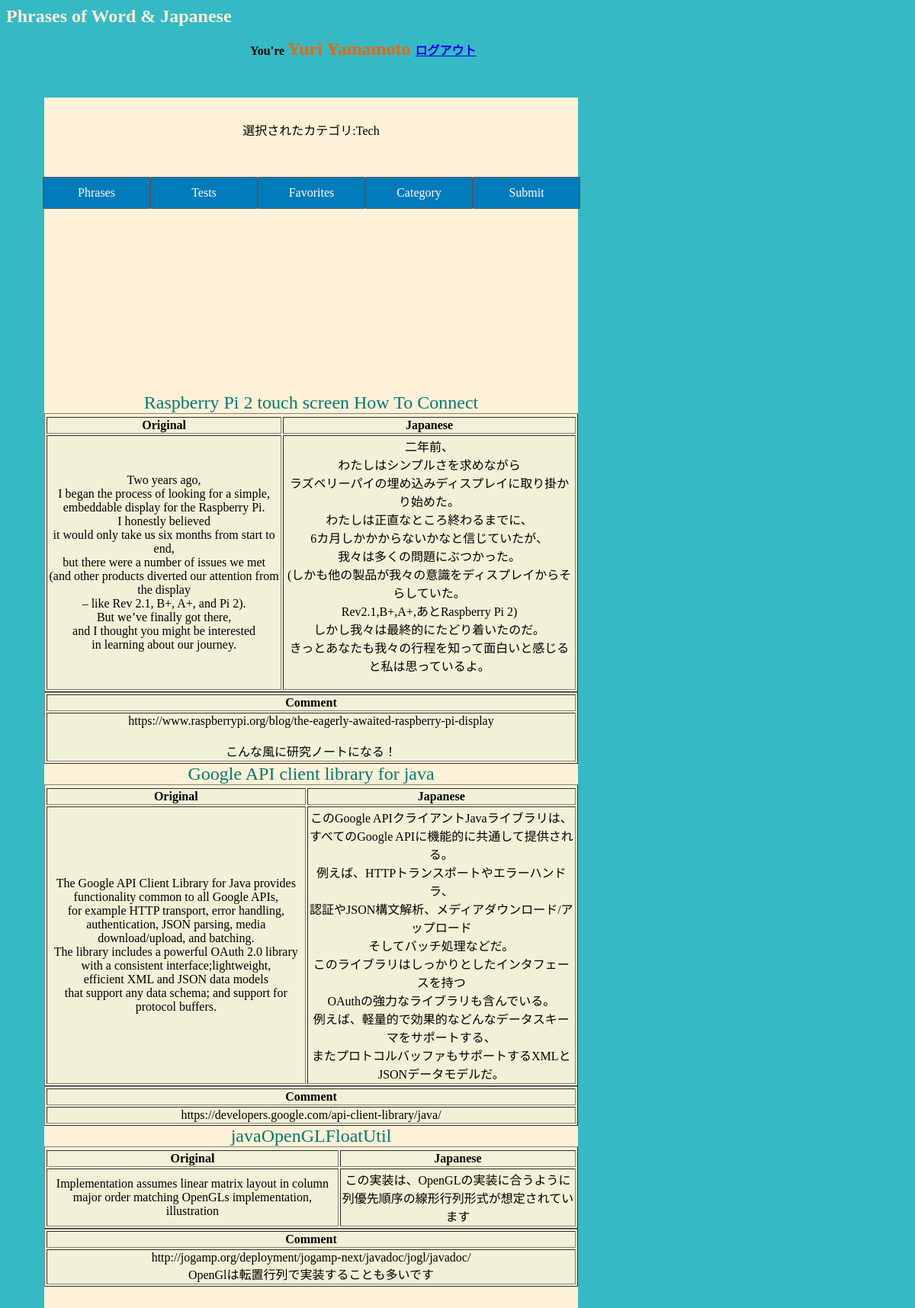
/main/categoryback.php?cname=Tech (signed in), run on the app's committed database.
### tables this page shows
CREATE TABLE user (uid integer PRIMARY KEY, uname text NOT NULL, password text);

CREATE TABLE script (sid integer PRIMARY KEY UNIQUE, stitle text, upid integer, fsp text, jsp text, video text, comment text);

### main/categoryback.php (the view, shortened to what this page needs)
<html>
<head>
    <link rel="stylesheet" type="text/css" href="basic.css">
</head>
<body
    <div id="bg1"
    data-2000="background-position:800px -1000px;"
    data-0="background-position:0px 0px;">
    <h1>Phrases of Word & Japanese</h1>
<?php
if($_SESSION["S_USERID"]){
    $id = $_SESSION["S_USERID"];
}else{
    header("HTTP/1.1 301 Moved Permanently");
    header("Location: index.php");
    exit;
}
if(! $db = new PDO("sqlite:../phrase.db")) {
    print "DB接続に失敗しました<br>";
} else {
    $sql = "select uname from user where uid='$id'";
    $stmt = $db -> prepare($sql);
    $flag = $stmt -> execute();
    $cols = $stmt->fetch(PDO::FETCH_NUM);
    print "<div class=name>You're <font size=5 color=#ec6604> $cols[0] </font> <a href=logout.php>ログアウト</a></div>";
}
?>
<div id="tab">
      <a href="home.php">Phrases</a>
      <a href="tests.php">Tests</a>
      <a href="favorites.php">Favorites</a>
      <a href="category.php">Category</a>
      <a href="submit.php">Submit</a>
    </div>
  <div id="main">
<?php
if(! $db = new PDO("sqlite:../phrase.db")){
  die("DB Connection Failed.");
}
$cname = $_GET['cname'];
if($cname){
print "選択されたカテゴリ:$cname";
   $sql=<<<EOM
     SELECT s.sid, s.stitle, s.fsp, s.jsp,s.comment, s.video
     FROM script s, category c
     WHERE s.sid = c.sid
       and c.cname = '$cname';
EOM;
   $stmt = $db -> prepare($sql);
   $stmt -> execute();
   print "<tr>";
   while($cols = $stmt->fetch(PDO::FETCH_NUM)){
     if($cols[5]){
           print "<iframe width='560' height='315' src='https://www.youtube.com/embed/$cols[5]' frameborder=0 allowfullscreen></iframe><br><br>";
       }
       print "<table border=1>\n";
       print "<tr><font size=5 color='#007b71'>$cols[1]</font></tr>";
       print "<th>Original</th>";
       print "<th>Japanese</th>";
       print "<tr>\n";
       print "<td>$cols[2]</td><td>$cols[3]</td>";
       print "</tr>";
       print "</table>";
       print "<table border=1><th>Comment</th><tr><td>$cols[4]</td></tr></table>\n";
   }
}else{
   print "授業名を選択してください。\n";
 }
?>
</div>
</body>
</html>

### main/basic.css (style rules this page uses)
body { font-family: "Zapfino"; height: 32em; positon: absolute; background-position: center; // overflow:scroll; }
#bg1 { background: #35bac5; position: absolute; }
h1 { font-size: 1.5em; color: #fff1d7; z-index:1; white-space: nowrap; font-family:"Zapfino"; //position: fixed; }
.name { width: 50em; left: 20em; position: relative; font-weight: bold; }
#tab { position:absolute; top: 14em; left:3em; }
#tab a { border:1px solid #555; border-radius: 1px; width: 139px; color:#fff; background:#007bbb; float: left; height: 40px; line-height: 40px; text-align: center; display: block; text-decoration:none; }
table { font-family: serif; width: 700px; background-color: #fff1d7; margin: 0 auto; vertical-align:top; text-align: center; top:0em; }
tr { background-color: #f0f1d7; }
#main { width: 700px; margin: 0 auto; margin-top: 50px; margin-left:50px; margin-bottom: 100px; padding-top: 30px; padding-bottom: 50px; text-align: center; background-color:#fff1d7; }

### data on the page
user: uname "Yuri Yamamoto"
script: stitle "Raspberry Pi 2 touch screen How To Connect", fsp "Two years ago, I began the process of looking for a simple, embeddable display for the Raspberry Pi. I honestly believed it would only take us six months from start to end, but there were a number of issues we met (and other products diverted our attention from the display – like Rev 2.1, B+, A+, and Pi 2). But we’ve finally got there, and I thought you might be interested in learning about our journey.", jsp "二年前、 わたしはシンプルさを求めながら ラズベリーパイの埋め込みディスプレイに取り掛かり始めた。 わたしは正直なところ終わるまでに、 6カ月しかかからないかなと信じていたが、 我々は多くの問題にぶつかった。 (しかも他の製品が我々の意識をディスプレイからそらしていた。 Rev2.1,B+,A+,あとRaspberry Pi 2) しかし我々は最終的にたどり着いたのだ。 きっとあなたも我々の行程を知って面白いと感じる と私は思っているよ。", comment "https://www.raspberrypi.org/blog/the-eagerly-awaited-raspberry-pi-display こんな風に研究ノートになる！"
script: stitle "Google API client library for java", fsp "The Google API Client Library for Java provides functionality common to all Google APIs, for example HTTP transport, error handling, authentication, JSON parsing, media download/upload, and batching. The library includes a powerful OAuth 2.0 library with a consistent interface;lightweight, efficient XML and JSON data models that support any data schema; and support for protocol buffers.", jsp "このGoogle APIクライアントJavaライブラリは、 すべてのGoogle APIに機能的に共通して提供される。 例えば、HTTPトランスポートやエラーハンドラ、 認証やJSON構文解析、メディアダウンロード/アップロード そしてバッチ処理などだ。 このライブラリはしっかりとしたインタフェースを持つ OAuthの強力なライブラリも含んでいる。 例えば、軽量的で効果的などんなデータスキーマをサポートする、 またプロトコルバッファもサポートするXMLとJSONデータモデルだ。", comment "https://developers.google.com/api-client-library/java/"
script: stitle "javaOpenGLFloatUtil", fsp "Implementation assumes linear matrix layout in column major order matching OpenGLs implementation, illustration", jsp "この実装は、OpenGLの実装に合うように列優先順序の線形行列形式が想定されています", comment "http://jogamp.org/deployment/jogamp-next/javadoc/jogl/javadoc/ OpenGlは転置行列で実装することも多いです"

### other printed values
$cname "Tech"
